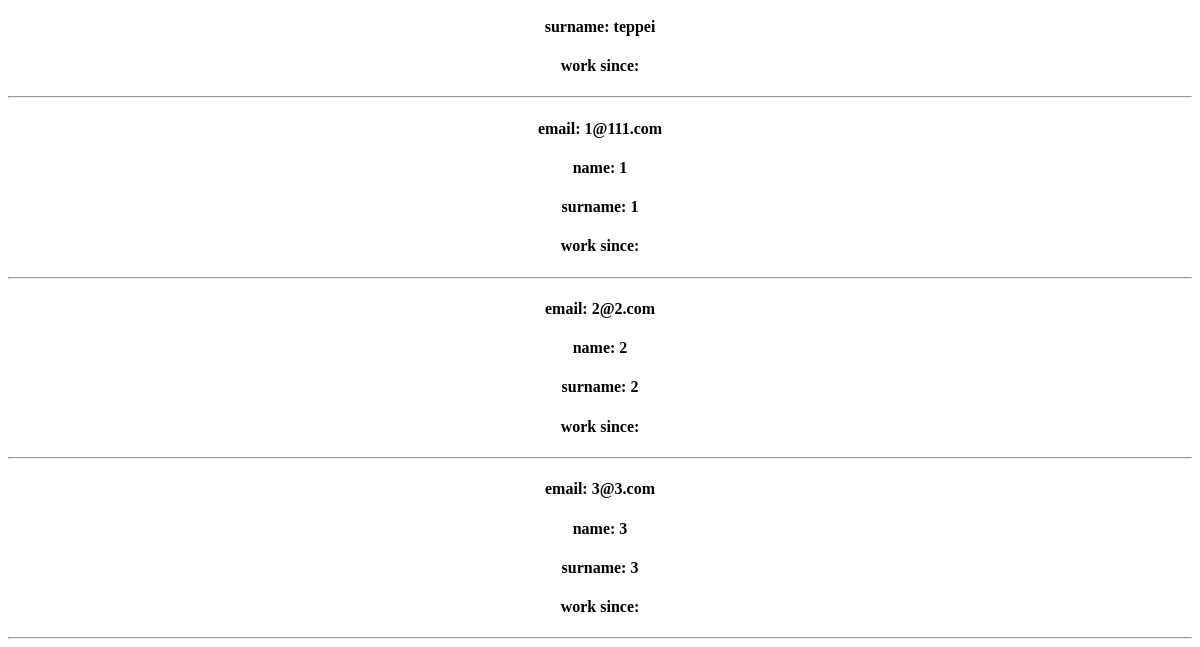
Before: /main/ (lower part) with the older database file.
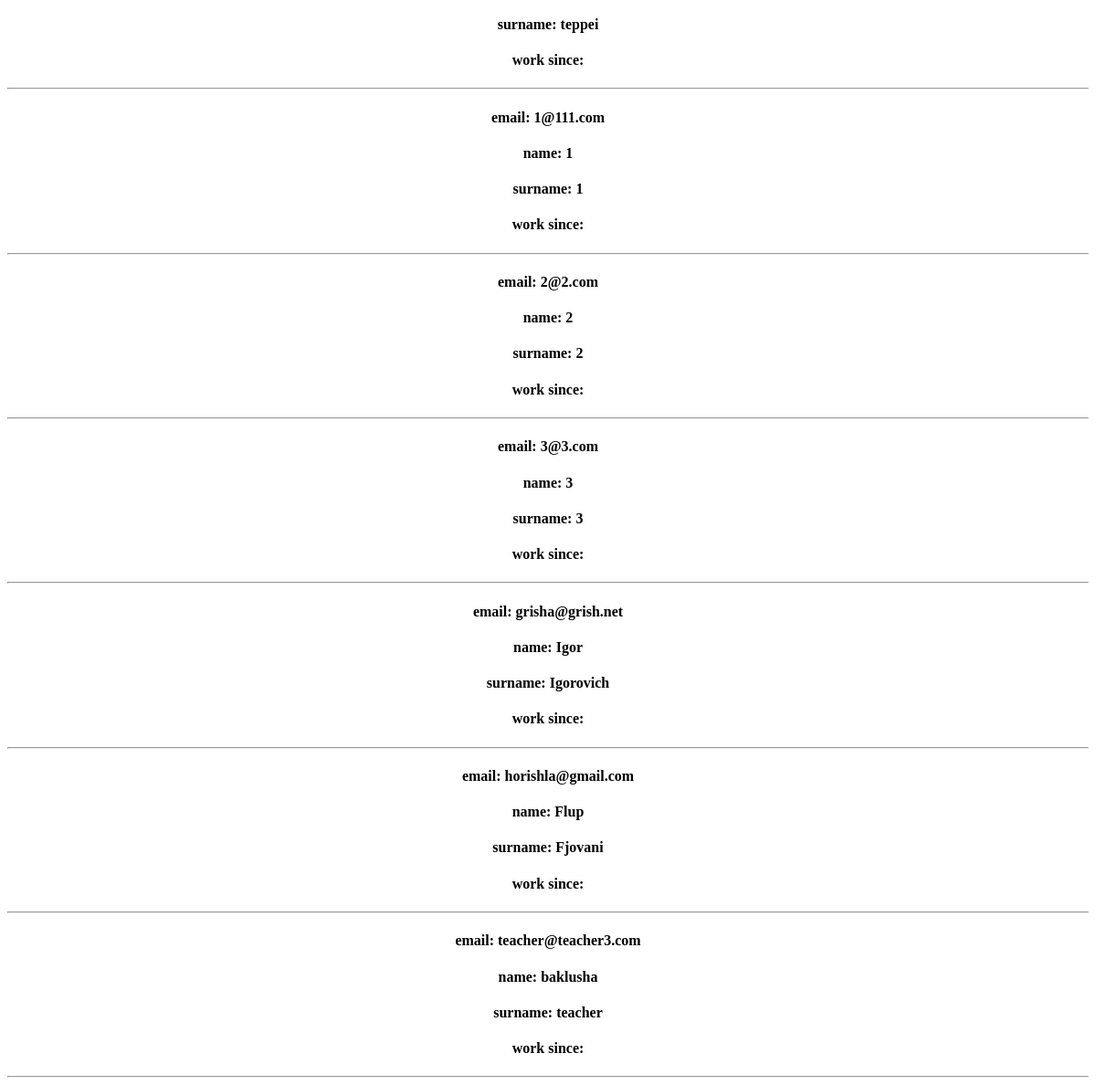
After: the same page with the newer database file.
### journal/models.py (models this page shows, shortened)
class CustomUser(AbstractBaseUser):
    name = models.CharField(max_length=15, null=False)
    surname = models.CharField(max_length=15, null=False)
    patronymic = models.CharField(max_length=15, blank=True, null=True)
    email = models.EmailField(unique=True)  # require
    phone_number = models.CharField(max_length=16, blank=True, null=True)
    avatar = models.ImageField(upload_to='user/avatar/', blank=True, null=True)
    date_of_birth = models.DateField(null=True)
    about = models.TextField(null=True)
    role = models.CharField(max_length=8, null=False, default="Other")
    is_active = models.BooleanField(default=True)
    is_staff = models.BooleanField(default=False)
    is_admin = models.BooleanField(default=False)
    USERNAME_FIELD = 'email'
    REQUIRED_FIELDS = ["name", "surname"]
    objects = CustomUserManager()

### journal/views.py (the view)
# urls.py: path('', own_profile, name="main"),
def main(request):
    user_model = get_user_model()
    all_users = user_model.objects.all()
    return render(request, 'journal/main.html', {'all_users': all_users, 'title': "main"})

### journal/templates/journal/main.html (shortened to what this page needs)
{% extends 'journal/base.html' %}
{% block main %}
{% for user in all_users %}
<h4>email: {{ user.email }}</h4>
<h4>name: {{ user.name }}</h4>
<h4>surname: {{ user.surname }}</h4>
<h4>work since: {{ user.teacher.working_since }}</h4>
<hr>
{% endfor %}
{% endblock %}

Changed rows visible on the page:
added CustomUser: email "grisha@grish.net", name "Igor", surname "Igorovich"
added CustomUser: email "horishla@gmail.com", name "Flup", surname "Fjovani"
added CustomUser: email "teacher@teacher3.com", name "baklusha", surname "teacher"
